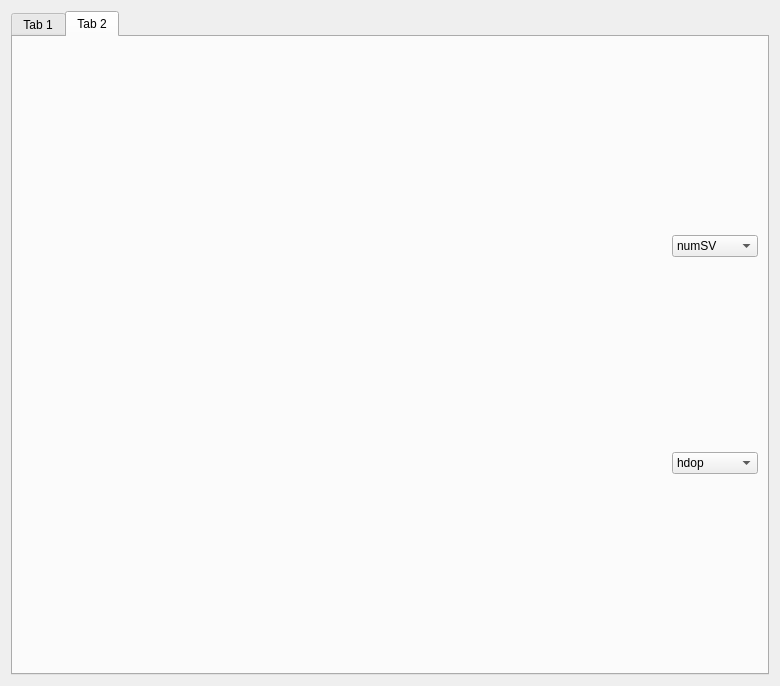
<?xml version="1.0" encoding="UTF-8"?>
<ui version="4.0">
 <class>nmea</class>
 <widget class="QDialog" name="nmea">
  <property name="geometry">
   <rect>
    <x>0</x>
    <y>0</y>
    <width>777</width>
    <height>686</height>
   </rect>
  </property>
  <property name="sizePolicy">
   <sizepolicy hsizetype="Expanding" vsizetype="Expanding">
    <horstretch>0</horstretch>
    <verstretch>0</verstretch>
   </sizepolicy>
  </property>
  <property name="windowTitle">
   <string>nmea_main</string>
  </property>
  <layout class="QVBoxLayout" name="verticalLayout">
   <item>
    <widget class="QTabWidget" name="tabWidget">
     <property name="sizePolicy">
      <sizepolicy hsizetype="Expanding" vsizetype="Expanding">
       <horstretch>0</horstretch>
       <verstretch>0</verstretch>
      </sizepolicy>
     </property>
     <property name="currentIndex">
      <number>1</number>
     </property>
     <widget class="QWidget" name="tab">
      <attribute name="title">
       <string>Tab 1</string>
      </attribute>
      <layout class="QHBoxLayout" name="horizontalLayout_2">
       <item>
        <layout class="QHBoxLayout" name="horizontalLayout">
         <item>
          <widget class="QTextBrowser" name="nmeaBrowser">
           <property name="sizePolicy">
            <sizepolicy hsizetype="Expanding" vsizetype="Expanding">
             <horstretch>0</horstretch>
             <verstretch>0</verstretch>
            </sizepolicy>
           </property>
           <property name="minimumSize">
            <size>
             <width>650</width>
             <height>0</height>
            </size>
           </property>
          </widget>
         </item>
         <item>
          <layout class="QVBoxLayout" name="verticalLayout_3">
           <item>
            <widget class="QPushButton" name="addBut">
             <property name="sizePolicy">
              <sizepolicy hsizetype="Fixed" vsizetype="Fixed">
               <horstretch>0</horstretch>
               <verstretch>0</verstretch>
              </sizepolicy>
             </property>
             <property name="text">
              <string>add layer</string>
             </property>
            </widget>
           </item>
           <item>
            <spacer name="verticalSpacer">
             <property name="orientation">
              <enum>Qt::Vertical</enum>
             </property>
             <property name="sizeHint" stdset="0">
              <size>
               <width>30</width>
               <height>40</height>
              </size>
             </property>
            </spacer>
           </item>
           <item>
            <widget class="QComboBox" name="senCom">
             <property name="sizePolicy">
              <sizepolicy hsizetype="Fixed" vsizetype="Fixed">
               <horstretch>0</horstretch>
               <verstretch>0</verstretch>
              </sizepolicy>
             </property>
            </widget>
           </item>
          </layout>
         </item>
        </layout>
       </item>
      </layout>
     </widget>
     <widget class="QWidget" name="tab_2">
      <attribute name="title">
       <string>Tab 2</string>
      </attribute>
      <layout class="QHBoxLayout" name="horizontalLayout_3">
       <item>
        <widget class="mplc" name="matplot1" native="true">
         <property name="sizePolicy">
          <sizepolicy hsizetype="Expanding" vsizetype="Preferred">
           <horstretch>0</horstretch>
           <verstretch>0</verstretch>
          </sizepolicy>
         </property>
        </widget>
       </item>
       <item>
        <layout class="QVBoxLayout" name="verticalLayout_2">
         <item>
          <widget class="QComboBox" name="mat1Combo">
           <item>
            <property name="text">
             <string>numSV</string>
            </property>
           </item>
           <item>
            <property name="text">
             <string>hdop</string>
            </property>
           </item>
           <item>
            <property name="text">
             <string>vdop</string>
            </property>
           </item>
           <item>
            <property name="text">
             <string>pdop</string>
            </property>
           </item>
           <item>
            <property name="text">
             <string>msl</string>
            </property>
           </item>
           <item>
            <property name="text">
             <string>geoid</string>
            </property>
           </item>
           <item>
            <property name="text">
             <string>speed</string>
            </property>
           </item>
           <item>
            <property name="text">
             <string>fixstatus</string>
            </property>
           </item>
          </widget>
         </item>
         <item>
          <widget class="QComboBox" name="mat2Combo">
           <item>
            <property name="text">
             <string>hdop</string>
            </property>
           </item>
           <item>
            <property name="text">
             <string>numSV</string>
            </property>
           </item>
           <item>
            <property name="text">
             <string>vdop</string>
            </property>
           </item>
           <item>
            <property name="text">
             <string>pdop</string>
            </property>
           </item>
           <item>
            <property name="text">
             <string>msl</string>
            </property>
           </item>
           <item>
            <property name="text">
             <string>geoid</string>
            </property>
           </item>
           <item>
            <property name="text">
             <string>speed</string>
            </property>
           </item>
           <item>
            <property name="text">
             <string>datastatus</string>
            </property>
           </item>
          </widget>
         </item>
        </layout>
       </item>
      </layout>
     </widget>
    </widget>
   </item>
  </layout>
 </widget>
 <customwidgets>
  <customwidget>
   <class>mplc</class>
   <extends>QWidget</extends>
   <header>graphs</header>
   <container>1</container>
  </customwidget>
 </customwidgets>
 <resources/>
 <connections/>
</ui>
